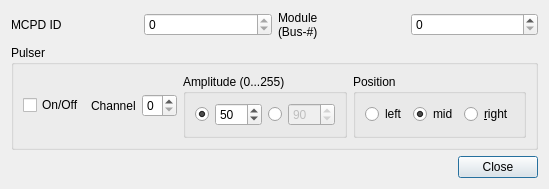
<?xml version="1.0" encoding="UTF-8"?>
<ui version="4.0">
 <class>MPSDPulser</class>
 <widget class="QDialog" name="MPSDPulser">
  <property name="geometry">
   <rect>
    <x>0</x>
    <y>0</y>
    <width>549</width>
    <height>171</height>
   </rect>
  </property>
  <property name="windowTitle">
   <string>Pulser ... </string>
  </property>
  <layout class="QGridLayout" name="gridLayout">
   <item row="0" column="0">
    <layout class="QHBoxLayout" name="horizontalLayout_7">
     <item>
      <widget class="QLabel" name="textLabel1_4_2">
       <property name="text">
        <string>MCPD ID</string>
       </property>
       <property name="wordWrap">
        <bool>false</bool>
       </property>
      </widget>
     </item>
     <item>
      <widget class="MCPDSpinBox" name="devid">
       <property name="enabled">
        <bool>true</bool>
       </property>
       <property name="maximum">
        <number>0</number>
       </property>
      </widget>
     </item>
     <item>
      <widget class="QLabel" name="textLabel1_4_2_2">
       <property name="text">
        <string>Module
(Bus-#)</string>
       </property>
       <property name="wordWrap">
        <bool>false</bool>
       </property>
      </widget>
     </item>
     <item>
      <widget class="ModuleSpinBox" name="module">
       <property name="maximum">
        <number>7</number>
       </property>
      </widget>
     </item>
    </layout>
   </item>
   <item row="1" column="0">
    <widget class="QGroupBox" name="groupBox35">
     <property name="title">
      <string>Pulser</string>
     </property>
     <layout class="QGridLayout" name="gridLayout_19">
      <item row="0" column="0">
       <layout class="QVBoxLayout" name="verticalLayout_2">
        <item>
         <layout class="QHBoxLayout" name="horizontalLayout_2">
          <item>
           <widget class="QCheckBox" name="pulserButton">
            <property name="toolTip">
             <string>toggle pulser on/off</string>
            </property>
            <property name="text">
             <string>On/Off</string>
            </property>
            <property name="checkable">
             <bool>true</bool>
            </property>
           </widget>
          </item>
          <item>
           <widget class="QLabel" name="textLabel1_4_2_3_4">
            <property name="text">
             <string>Channel</string>
            </property>
            <property name="wordWrap">
             <bool>false</bool>
            </property>
           </widget>
          </item>
          <item>
           <widget class="QSpinBox" name="pulsChan">
            <property name="toolTip">
             <string>pulser channel</string>
            </property>
            <property name="maximum">
             <number>7</number>
            </property>
           </widget>
          </item>
         </layout>
        </item>
       </layout>
      </item>
      <item row="0" column="1">
       <widget class="QGroupBox" name="buttonGroup5">
        <property name="title">
         <string>Amplitude (0...255)</string>
        </property>
        <layout class="QGridLayout" name="gridLayout_17">
         <item row="0" column="0">
          <layout class="QHBoxLayout" name="horizontalLayout_3">
           <item>
            <widget class="QRadioButton" name="pulsampRadio1">
             <property name="text">
              <string/>
             </property>
             <property name="checked">
              <bool>true</bool>
             </property>
            </widget>
           </item>
           <item>
            <widget class="QSpinBox" name="pulsAmp1">
             <property name="maximum">
              <number>255</number>
             </property>
             <property name="value">
              <number>50</number>
             </property>
            </widget>
           </item>
           <item>
            <widget class="QRadioButton" name="pulsampRadio2">
             <property name="text">
              <string/>
             </property>
             <property name="checked">
              <bool>false</bool>
             </property>
            </widget>
           </item>
           <item>
            <widget class="QSpinBox" name="pulsAmp2">
             <property name="enabled">
              <bool>false</bool>
             </property>
             <property name="maximum">
              <number>255</number>
             </property>
             <property name="value">
              <number>90</number>
             </property>
            </widget>
           </item>
          </layout>
         </item>
        </layout>
       </widget>
      </item>
      <item row="0" column="2">
       <widget class="QGroupBox" name="buttonGroup4">
        <property name="title">
         <string>Position</string>
        </property>
        <layout class="QGridLayout" name="gridLayout_11">
         <item row="0" column="0">
          <widget class="QRadioButton" name="pulsLeft">
           <property name="text">
            <string>left</string>
           </property>
          </widget>
         </item>
         <item row="0" column="1">
          <widget class="QRadioButton" name="pulsMid">
           <property name="text">
            <string>mid</string>
           </property>
           <property name="checked">
            <bool>true</bool>
           </property>
          </widget>
         </item>
         <item row="0" column="2">
          <widget class="QRadioButton" name="pulsRight">
           <property name="text">
            <string>&amp;right</string>
           </property>
          </widget>
         </item>
        </layout>
       </widget>
      </item>
     </layout>
    </widget>
   </item>
   <item row="2" column="0">
    <widget class="QDialogButtonBox" name="buttonBox">
     <property name="orientation">
      <enum>Qt::Horizontal</enum>
     </property>
     <property name="standardButtons">
      <set>QDialogButtonBox::Close</set>
     </property>
    </widget>
   </item>
  </layout>
 </widget>
 <customwidgets>
  <customwidget>
   <class>ModuleSpinBox</class>
   <extends>QSpinBox</extends>
   <header>ModuleSpinBox.h</header>
  </customwidget>
  <customwidget>
   <class>MCPDSpinBox</class>
   <extends>QSpinBox</extends>
   <header>MCPDSpinBox.h</header>
  </customwidget>
 </customwidgets>
 <resources/>
 <connections>
  <connection>
   <sender>buttonBox</sender>
   <signal>clicked(QAbstractButton*)</signal>
   <receiver>MPSDPulser</receiver>
   <slot>close()</slot>
   <hints>
    <hint type="sourcelabel">
     <x>322</x>
     <y>166</y>
    </hint>
    <hint type="destinationlabel">
     <x>309</x>
     <y>193</y>
    </hint>
   </hints>
  </connection>
  <connection>
   <sender>module</sender>
   <signal>valueChanged(int)</signal>
   <receiver>MPSDPulser</receiver>
   <slot>displayMPSDSlot(int)</slot>
   <hints>
    <hint type="sourcelabel">
     <x>543</x>
     <y>30</y>
    </hint>
    <hint type="destinationlabel">
     <x>20</x>
     <y>20</y>
    </hint>
   </hints>
  </connection>
  <connection>
   <sender>devid</sender>
   <signal>valueChanged(int)</signal>
   <receiver>MPSDPulser</receiver>
   <slot>setMCPD(int)</slot>
   <hints>
    <hint type="sourcelabel">
     <x>272</x>
     <y>30</y>
    </hint>
    <hint type="destinationlabel">
     <x>20</x>
     <y>20</y>
    </hint>
   </hints>
  </connection>
  <connection>
   <sender>pulserButton</sender>
   <signal>clicked(bool)</signal>
   <receiver>MPSDPulser</receiver>
   <slot>setPulser(bool)</slot>
   <hints>
    <hint type="sourcelabel">
     <x>22</x>
     <y>99</y>
    </hint>
    <hint type="destinationlabel">
     <x>2</x>
     <y>101</y>
    </hint>
   </hints>
  </connection>
  <connection>
   <sender>pulsAmp1</sender>
   <signal>valueChanged(int)</signal>
   <receiver>MPSDPulser</receiver>
   <slot>amplitudeChanged(int)</slot>
   <hints>
    <hint type="sourcelabel">
     <x>249</x>
     <y>110</y>
    </hint>
    <hint type="destinationlabel">
     <x>0</x>
     <y>34</y>
    </hint>
   </hints>
  </connection>
  <connection>
   <sender>pulsAmp2</sender>
   <signal>valueChanged(int)</signal>
   <receiver>MPSDPulser</receiver>
   <slot>amplitudeChanged(int)</slot>
   <hints>
    <hint type="sourcelabel">
     <x>346</x>
     <y>108</y>
    </hint>
    <hint type="destinationlabel">
     <x>547</x>
     <y>33</y>
    </hint>
   </hints>
  </connection>
  <connection>
   <sender>pulsLeft</sender>
   <signal>clicked(bool)</signal>
   <receiver>MPSDPulser</receiver>
   <slot>setPulserPosition(bool)</slot>
   <hints>
    <hint type="sourcelabel">
     <x>388</x>
     <y>112</y>
    </hint>
    <hint type="destinationlabel">
     <x>550</x>
     <y>18</y>
    </hint>
   </hints>
  </connection>
  <connection>
   <sender>pulsMid</sender>
   <signal>clicked(bool)</signal>
   <receiver>MPSDPulser</receiver>
   <slot>setPulserPosition(bool)</slot>
   <hints>
    <hint type="sourcelabel">
     <x>443</x>
     <y>107</y>
    </hint>
    <hint type="destinationlabel">
     <x>547</x>
     <y>64</y>
    </hint>
   </hints>
  </connection>
  <connection>
   <sender>pulsRight</sender>
   <signal>clicked(bool)</signal>
   <receiver>MPSDPulser</receiver>
   <slot>setPulserPosition(bool)</slot>
   <hints>
    <hint type="sourcelabel">
     <x>495</x>
     <y>112</y>
    </hint>
    <hint type="destinationlabel">
     <x>546</x>
     <y>113</y>
    </hint>
   </hints>
  </connection>
  <connection>
   <sender>pulsChan</sender>
   <signal>valueChanged(int)</signal>
   <receiver>MPSDPulser</receiver>
   <slot>setChannel(int)</slot>
   <hints>
    <hint type="sourcelabel">
     <x>157</x>
     <y>99</y>
    </hint>
    <hint type="destinationlabel">
     <x>274</x>
     <y>85</y>
    </hint>
   </hints>
  </connection>
 </connections>
 <slots>
  <slot>displaySlot(int)</slot>
  <slot>setChannel(int)</slot>
  <slot>setMCPD(int)</slot>
  <slot>amplitudeChanged(int)</slot>
  <slot>setPulserPosition(bool)</slot>
  <slot>setPulser(bool)</slot>
 </slots>
</ui>
